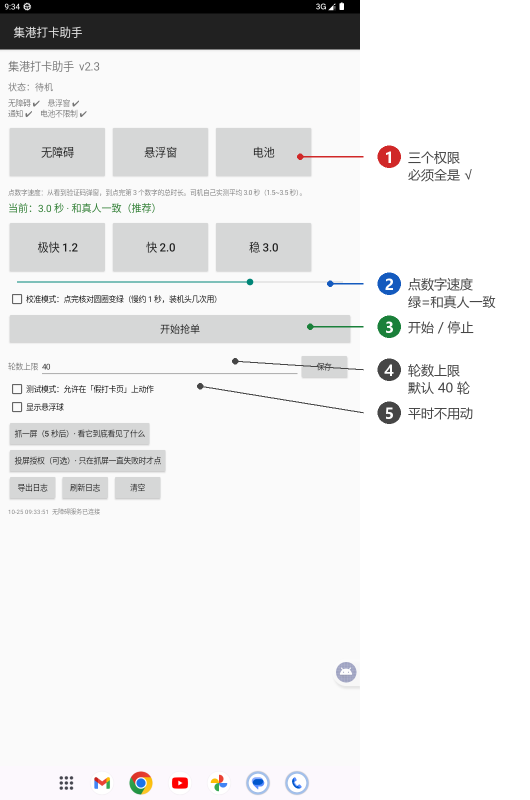
#> input picture 说明图/01_主界面.png, 1060 x 1600 px, given in place of cur.png, which was not available (shown at 1/2 size)
$ python drive.py
#> lines starting #> are read from the running program, lines starting #| are printed output that depends on the picture; pictures that were not available may be replaced by others from this repository, and a replacement may not be noted
# -*- coding: utf-8 -*-
"""
drive.py —— 把 抢单脚本/抢单v1.js 的核心循环用 Python 原样复刻一遍，
对着模拟器里的「假打卡页」真跑：截图 -> 像素判别 -> 点击 -> 等结果。

用途：验证 ①四个页面判别器 ②字形匹配 ③状态机顺序 ④点击坐标
不依赖 AutoJs6，因为这台模拟器是 x86_64，跑不了 AutoJs6。

用法：
  python drive.py --win-round 0 --rounds 2
  python drive.py --win-round 2 --rounds 3
"""
import os, sys, time, subprocess, random
try:
    sys.stdout.reconfigure(encoding="utf-8", errors="replace")
except Exception:
    pass

MUMU = r"D:\Netease\MuMu Player 12\nx_main"
TMP = r"C:\tmp\ljq"
PULL = os.path.join(TMP, "cur.png")
OUTTXT = os.path.join(TMP, "_adb_out.txt")
LOG = os.path.join(TMP, "drive.log")

BW, BH = 720, 1600
MATCH_THR = 0.18
MATCH_MARGIN = 0.08

D_BOX = (72, 465, 647, 1050)
RING_X = [249, 360, 470]
RING_Y = 638
RING_R = 37
CELL_X = [181, 359, 538]
CELL_Y = [863, 976]
DAKA_X, DAKA_Y = 360, 1250


def log(m):
    line = "[%s] %s" % (time.strftime("%H:%M:%S"), m)
    print(line, flush=True)
    with open(LOG, "a", encoding="utf-8") as f:
        f.write(line + "\n")


def adb(cmd, pull_to=None, timeout=60):
    """所有输出走文件（沙箱禁管道），返回文本"""
#> called with cmd = 'shell am force-stop org.jg.mockdaka', timeout = 60
    argv = [os.path.join(MUMU, "MuMuManager.exe"), "adb", "-v", "0", "-c", cmd]
    with open(OUTTXT, "wb") as f:
        try:
            subprocess.run(argv, cwd=MUMU, stdout=f, stderr=subprocess.STDOUT,
                           timeout=timeout)
#> (this line was passed over: subprocess is not available in this run)
        except subprocess.TimeoutExpired:
            log("adb 超时: " + cmd)
            return ""
    with open(OUTTXT, "rb") as f:
        return f.read().decode("utf-8", "replace")


def grab(name="cur"):
#> called with name = 'cur'
    adb("shell screencap -p /sdcard/%s.png" % name)
    adb("pull /sdcard/%s.png %s" % (name, PULL))
    for _ in range(20):
        if os.path.exists(PULL) and os.path.getsize(PULL) > 1000:
            break
        time.sleep(0.1)
    from PIL import Image
    im = Image.open(PULL).convert("RGB")
#> im is the input picture: PIL image 1060x1600 RGB; mean R, G, B 234.2, 234.3, 234.4
    if im.size != (BW, BH):
        im = im.resize((BW, BH))
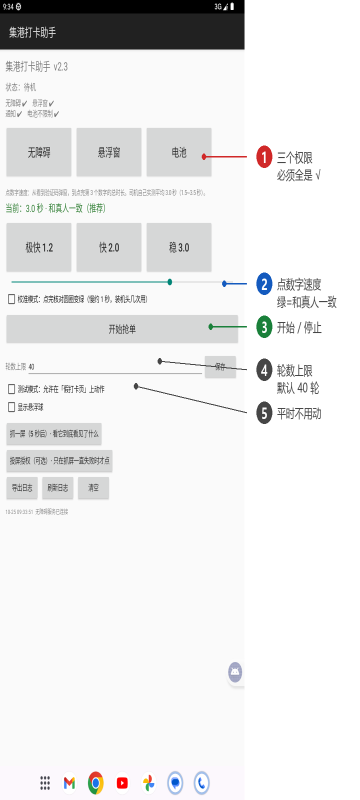
#> im: PIL image 720x1600 RGB (shown at 1/2 size); mean R, G, B 234.2, 234.2, 234.3
    return im


def tap(x, y):
    adb("shell input tap %d %d" % (round(x), round(y)))
    return (round(x), round(y))


# ---------------------------------------------------------------- 像素判别（照抄 JS）
def lum(c):
    return 0.299 * c[0] + 0.587 * c[1] + 0.114 * c[2]


def isWhite(c):
    return c[0] > 236 and c[1] > 236 and c[2] > 236


def isRed(c):
    return c[0] > 160 and c[1] < 100 and c[2] < 100


def isBlueBtn(c):
    return c[2] > 150 and c[0] < 130 and c[1] < 160 and (c[2] - c[0]) > 60


def dialogPresent(im):
    p = im.load()
    hits = tot = 0
    for x in (90, 630):
        for y in (500, 620, 740, 860, 980, 1030):
            tot += 1
            if isWhite(p[x, y]):
                hits += 1
    return hits >= tot - 2


def successPresent(im):
    p = im.load()
    rows = 0
    y = 700
    while y <= 1120:
        red = 0
        x = 140
        while x <= 580:
            if isRed(p[x, y]):
                red += 1
            if red >= 5:
                rows += 1
                break
            x += 6
        if rows >= 2:
            return True
        y += 6
    return False


def findDakaY(im):
    p = im.load()
    y = 1150
    while y <= 1400:
        blue = cnt = 0
        x = 120
        while x <= 600:
            cnt += 1
            if isBlueBtn(p[x, y]):
                blue += 1
            x += 10
        if blue > cnt * 0.7:
            return y
        y += 6
    return -1


def chevronCentroid(im):
    p = im.load()
    sx = sy = n = 0
    for y in range(952, 1047, 2):
        for x in range(62, 129, 2):
            if lum(p[x, y]) < 130:
                sx += x
                sy += y
                n += 1
    if n < 12:
        return None, n
    return (round(sx / n), round(sy / n)), n


# ---------------------------------------------------------------- 字形
GS = 24


# [62 lines left out: functions glyphVec, dist, readGlyphs, mapTops, not called in this run]


def tapCell(idx):
    r, c = idx // 3, idx % 3
    tap(CELL_X[c] + random.uniform(-4, 4), CELL_Y[r] + random.uniform(-4, 4))


# [26 lines left out: functions ringGreen, waitOutcome, not called in this run]


def launch(win_round, seed):
    adb("shell am force-stop org.jg.mockdaka")
    time.sleep(0.4)
    adb("shell pm clear org.jg.mockdaka")
    adb("shell am start -n org.jg.mockdaka/.MainActivity --ei winRound %d --ei seed %d"
        % (win_round, seed))
    time.sleep(1.5)


def main():
    import argparse
    ap = argparse.ArgumentParser()
    ap.add_argument("--win-round", type=int, default=0)
    ap.add_argument("--rounds", type=int, default=2)
    ap.add_argument("--seed", type=int, default=7)
    ap.add_argument("--no-launch", action="store_true")
    a = ap.parse_args()

    open(LOG, "w", encoding="utf-8").close()
    log("=== drive.py 开始 winRound=%d rounds=%d seed=%d ===" % (a.win_round, a.rounds, a.seed))
    if not a.no_launch:
        launch(a.win_round, a.seed)

    rounds = miss_streak = 0
    while rounds < a.rounds:
        rounds += 1
        im = grab()
        if successPresent(im):
            log("第%d轮开始前就检测到成功窗（不该出现）" % rounds)
            return
        if dialogPresent(im):
            log("第%d轮：残留验证码弹窗，先处理" % rounds)
        y = findDakaY(im)
#> y = -1
        log("第%d轮：findDakaY=%d dialog=%s success=%s"
            % (rounds, y, dialogPresent(im), successPresent(im)))
        if y < 0:
            cen, n = chevronCentroid(im)
#> cen = (103, 977); n = 55
            if cen:
                log("  结果卡：点 ‹ 重心%s（%d 点）" % (str(cen), n))
                tap(cen[0], cen[1])
            else:
                log("  结果卡：暗点只有 %d，用兜底坐标 (94,1010)" % n)
                tap(94, 1010)
            time.sleep(1.0)
            rounds -= 1
            continue

        tap(DAKA_X, y)
        log("  点了集港打卡 (%d,%d)" % (DAKA_X, y))

        # 等验证码弹窗（WAIT_DIALOG_MS 4000）
        t0 = time.time()
        got = False
        while time.time() - t0 < 4.0:
            time.sleep(0.3)
            im2 = grab()
            if successPresent(im2):
                log("*** 抢到！停止，绝不点确认 ***")
                return
            if dialogPresent(im2):
                got = True
                break
        if not got:
            log("  没等到验证码弹窗")
            continue

        g, err = readGlyphs(im2)
        if err:
            log("  识别失败：" + err)
            continue
        m, err = mapTops(g)
        if err:
            log("  匹配失败：" + err)
            continue
        order, scores = m
        log("  顺序 按钮#%s  差异 %s" % ("-".join(str(i + 1) for i in order),
                                    "/".join("%.2f" % s for s in scores)))
        for i in range(3):
            pre = grab()
            if successPresent(pre):
                log("*** 抢到！停止 ***")
                return
            tapCell(order[i])
            time.sleep(random.uniform(0.62, 0.90))
            post = grab()
            if successPresent(post):
                log("*** 抢到！停止 ***")
                return
            if i < 2 and not ringGreen(post, i):
                log("  第%d下没变绿（可能点空）" % (i + 1))
            elif i == 2:
                log("  第3下后弹窗已关闭（提交中），不查变绿")

        r, im3 = waitOutcome(pop_im := grab())
        log("  结果：%s" % r)
        if r == "win":
            log("*** 抢到！停止，绝不点确认 ***")
            return
        if r == "nomatch":
            miss_streak += 1
        time.sleep(0.8)

    log("=== 跑完 %d 轮，结束 ===" % rounds)


if __name__ == "__main__":
#> (the run stopped early here; a loop or call above may not have finished)

$ run again, on 说明图/02_运行中.png
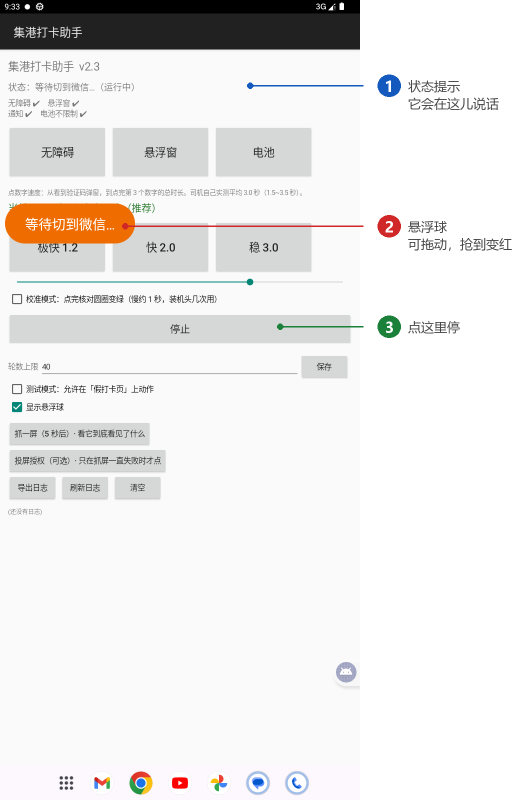
#> input picture 说明图/02_运行中.png, 1060 x 1600 px, given in place of cur.png, which was not available (shown at 1/2 size)
#> in grab, im is the input picture: PIL image 1060x1600 RGB; mean R, G, B 235, 233.6, 232.6
#> in grab, `im = im.resize((BW, BH))`:
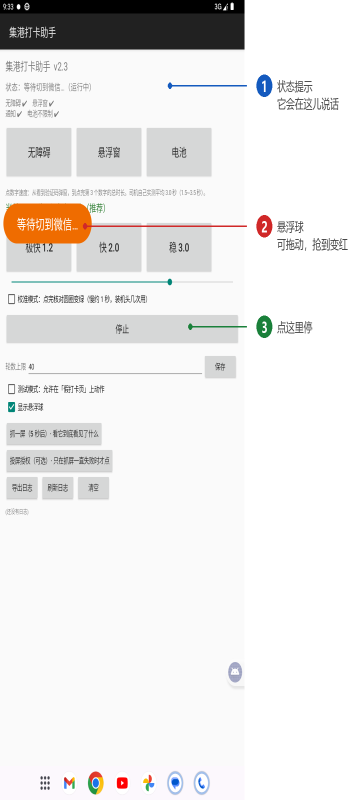
#> im: PIL image 720x1600 RGB (shown at 1/2 size); mean R, G, B 235, 233.6, 232.6
#> y = -1
#> cen = (105, 974); n = 51
